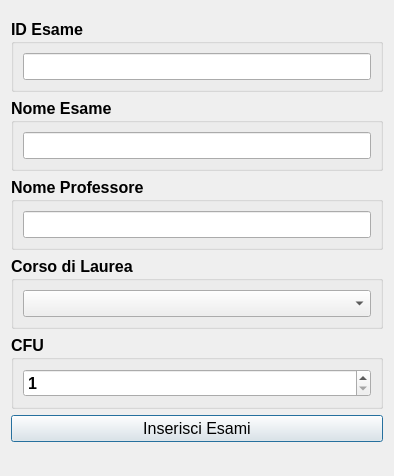
<?xml version="1.0" encoding="UTF-8"?>
<ui version="4.0">
 <class>segreteria_dialog_inserisci_esame</class>
 <widget class="QDialog" name="segreteria_dialog_inserisci_esame">
  <property name="geometry">
   <rect>
    <x>0</x>
    <y>0</y>
    <width>394</width>
    <height>476</height>
   </rect>
  </property>
  <property name="windowTitle">
   <string>StudiSync - Segreteria Inserisci Esame</string>
  </property>
  <layout class="QGridLayout" name="gridLayout">
   <item row="4" column="0">
    <widget class="QGroupBox" name="groupBox_3">
     <property name="font">
      <font>
       <pointsize>12</pointsize>
       <weight>75</weight>
       <bold>true</bold>
      </font>
     </property>
     <property name="title">
      <string>Corso di Laurea</string>
     </property>
     <layout class="QVBoxLayout" name="verticalLayout_3">
      <item>
       <widget class="QComboBox" name="comboBoxLaurea"/>
      </item>
     </layout>
    </widget>
   </item>
   <item row="0" column="0">
    <spacer name="verticalSpacer_6">
     <property name="orientation">
      <enum>Qt::Vertical</enum>
     </property>
     <property name="sizeHint" stdset="0">
      <size>
       <width>10</width>
       <height>26</height>
      </size>
     </property>
    </spacer>
   </item>
   <item row="2" column="0">
    <widget class="QGroupBox" name="groupBox">
     <property name="font">
      <font>
       <pointsize>12</pointsize>
       <weight>75</weight>
       <bold>true</bold>
      </font>
     </property>
     <property name="title">
      <string>Nome Esame</string>
     </property>
     <layout class="QVBoxLayout" name="verticalLayout">
      <item>
       <widget class="QLineEdit" name="NomeEsameField">
        <property name="font">
         <font>
          <pointsize>12</pointsize>
          <weight>50</weight>
          <bold>false</bold>
         </font>
        </property>
        <property name="text">
         <string/>
        </property>
       </widget>
      </item>
     </layout>
    </widget>
   </item>
   <item row="5" column="0">
    <widget class="QGroupBox" name="groupBox_4">
     <property name="font">
      <font>
       <pointsize>12</pointsize>
       <weight>75</weight>
       <bold>true</bold>
      </font>
     </property>
     <property name="title">
      <string>CFU</string>
     </property>
     <layout class="QVBoxLayout" name="verticalLayout_5">
      <item>
       <widget class="QSpinBox" name="CFUSpinBox">
        <property name="minimum">
         <number>1</number>
        </property>
       </widget>
      </item>
     </layout>
    </widget>
   </item>
   <item row="3" column="0">
    <widget class="QGroupBox" name="groupBox_2">
     <property name="font">
      <font>
       <pointsize>12</pointsize>
       <weight>75</weight>
       <bold>true</bold>
      </font>
     </property>
     <property name="title">
      <string>Nome Professore</string>
     </property>
     <layout class="QVBoxLayout" name="verticalLayout_2">
      <item>
       <widget class="QLineEdit" name="NomeProfessoreField">
        <property name="font">
         <font>
          <pointsize>12</pointsize>
          <weight>50</weight>
          <bold>false</bold>
         </font>
        </property>
        <property name="text">
         <string/>
        </property>
       </widget>
      </item>
     </layout>
    </widget>
   </item>
   <item row="6" column="0">
    <widget class="QPushButton" name="InsertEsameButton">
     <property name="font">
      <font>
       <pointsize>12</pointsize>
      </font>
     </property>
     <property name="text">
      <string>Inserisci Esami</string>
     </property>
    </widget>
   </item>
   <item row="7" column="0">
    <spacer name="verticalSpacer_7">
     <property name="orientation">
      <enum>Qt::Vertical</enum>
     </property>
     <property name="sizeHint" stdset="0">
      <size>
       <width>20</width>
       <height>40</height>
      </size>
     </property>
    </spacer>
   </item>
   <item row="1" column="0">
    <widget class="QGroupBox" name="groupBox_5">
     <property name="font">
      <font>
       <pointsize>12</pointsize>
       <weight>75</weight>
       <bold>true</bold>
      </font>
     </property>
     <property name="title">
      <string>ID Esame</string>
     </property>
     <layout class="QVBoxLayout" name="verticalLayout_4">
      <item>
       <widget class="QLineEdit" name="IDEsame">
        <property name="font">
         <font>
          <pointsize>12</pointsize>
          <weight>50</weight>
          <bold>false</bold>
         </font>
        </property>
        <property name="text">
         <string/>
        </property>
       </widget>
      </item>
     </layout>
    </widget>
   </item>
  </layout>
 </widget>
 <resources/>
 <connections/>
</ui>
